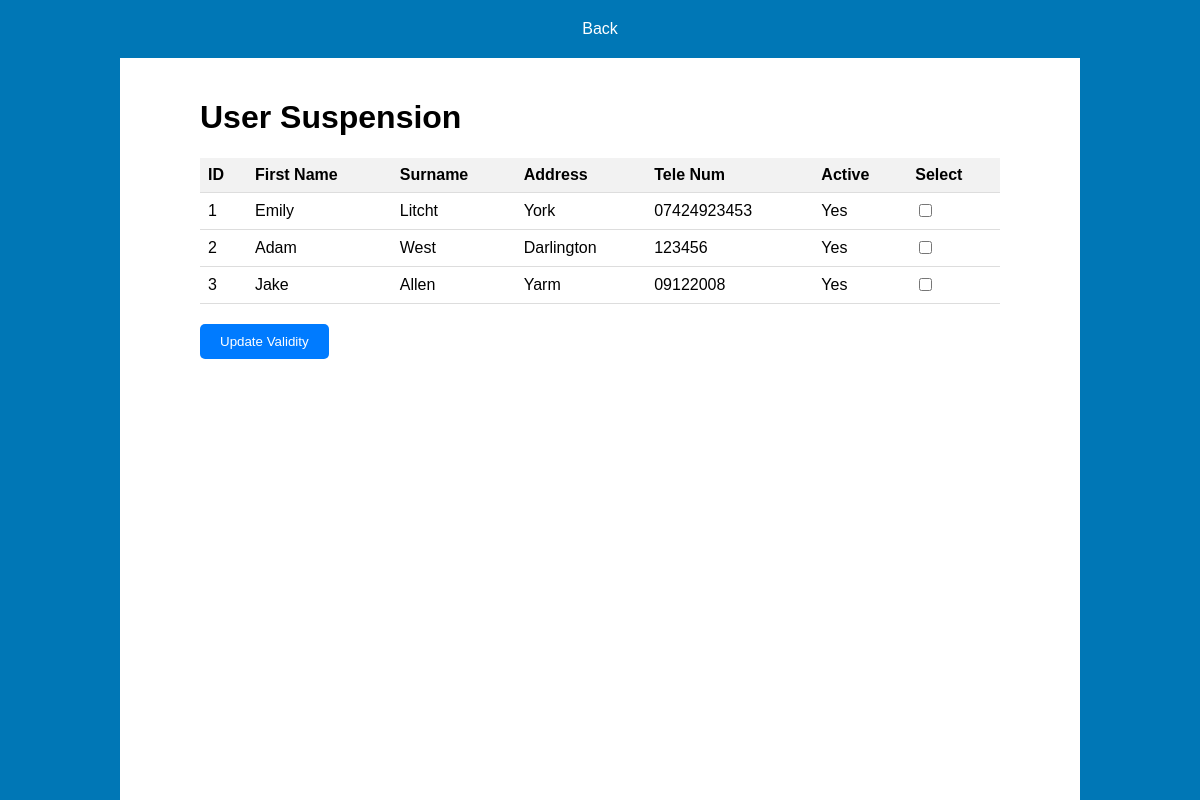
Screenshot of /admin-suspension.php with the database file from the repository.
### tables this page shows
CREATE TABLE "User" (
	"user_id"	INTEGER,
	"email"	VARCHAR(100) NOT NULL,
	"password"	VARCHAR(100) NOT NULL,
	"first_name"	VARCHAR(50),
	"last_name"	VARCHAR(50),
	"address"	VARCHAR(255),
	"phone_number"	VARCHAR(15), valid INTEGER,
	PRIMARY KEY("user_id")
);

### admin-suspension.php (the view, shortened to what this page needs)
<!DOCTYPE html>
<html lang="en">
<head>
    <link rel="stylesheet" href="styles.css">
</head>
<body>
    <header>
        <nav>
            <ul>
                <li><a href="admin-homepage.php">Back</a></li>
            </ul>
        </nav>
    </header>
    <div class="left-background"></div>
    <div class="right-background"></div>
    <div class="container">
        <h1>User Suspension</h1>
        <form action="<?php echo htmlspecialchars($_SERVER["PHP_SELF"]); ?>" method="post">
            <table>
                <thead>
                    <tr>
                        <th>ID</th>
                        <th>First Name</th>
                        <th>Surname</th>
                        <th>Address</th>
                        <th>Tele Num</th>
                        <th>Active</th>
                        <th>Select</th>
                    </tr>
                </thead>
                <tbody>
                    <?php
                    $dbPath = 'C:\xampp\htdocs\Currency-Transfer-Application\Currency_Database.db';
                    try {
                        $db = new PDO('sqlite:' . $dbPath);
                        $db->setAttribute(PDO::ATTR_ERRMODE, PDO::ERRMODE_EXCEPTION);
                        $stmt = $db->query("SELECT user_id, first_name, last_name, address, phone_number, valid FROM User");
                        $users = $stmt->fetchAll(PDO::FETCH_ASSOC);
                        foreach ($users as $user) {
                            $validText = $user['valid'] == 0 ? 'Suspended' : 'Yes';
                            $validClass = $user['valid'] == 0 ? 'invalid' : 'valid';
                            echo "<tr class='$validClass'>";
                            echo "<td>{$user['user_id']}</td>";
                            echo "<td>{$user['first_name']}</td>";
                            echo "<td>{$user['last_name']}</td>";
                            echo "<td>{$user['address']}</td>";
                            echo "<td>{$user['phone_number']}</td>";
                            echo "<td>{$validText}</td>";
                            echo "<td><input type='checkbox' name='selected_users[]' value='{$user['user_id']}'></td>";
                            echo "</tr>";
                        }
                    } catch (PDOException $e) {
                        echo "<tr><td colspan='7'>Database connection failed: " . $e->getMessage() . "</td></tr>";
                    }
                    ?>
                </tbody>
            </table>
            <div class="button-container">
                <button type="submit" name="update_valid">Update Validity</button>
            </div>
        </form>
    </div>
</body>
</html

### styles.css (style rules this page uses)
body { font-family: Arial, sans-serif; margin: 0; padding: 0; }
.container { max-width: 800px; margin: 0 auto; padding: 20px; position: relative; }
header { background-color: #0077b6; color: #fff; padding: 20px 0; text-align: center; border-bottom: 0px solid #fff; }
header nav ul { list-style-type: none; margin: 0; padding: 0; }
header nav ul li { display: inline; }
header nav ul li a { text-decoration: none; color: #fff; padding: 10px 20px; }
form { margin-top: 20px; }
.left-background, .right-background { content: ""; display: block; position: fixed; top: 0; bottom: 0; width: 10%; background-color: #0077b6; z-index: -1; }
.left-background { left: 0; }
.right-background { right: 0; }

### admin-suspension.php (style rules this page uses)
table { width: 100%; border-collapse: collapse; }
th, td { padding: 8px; text-align: left; border-bottom: 1px solid #ddd; }
th { background-color: #f2f2f2; }
tr.valid { background-color: #ffffff; }
.button-container { margin-top: 20px; }
.button-container button { padding: 10px 20px; background-color: #007bff; color: white; border: none; border-radius: 5px; cursor: pointer; }

### rows the page displays
user: user_id "1", first_name "Emily", last_name "Litcht", address "York", phone_number "07424923453", valid "Yes"
user: user_id "2", first_name "Adam", last_name "West", address "Darlington", phone_number "123456", valid "Yes"
user: user_id "3", first_name "Jake", last_name "Allen", address "Yarm", phone_number "09122008", valid "Yes"
